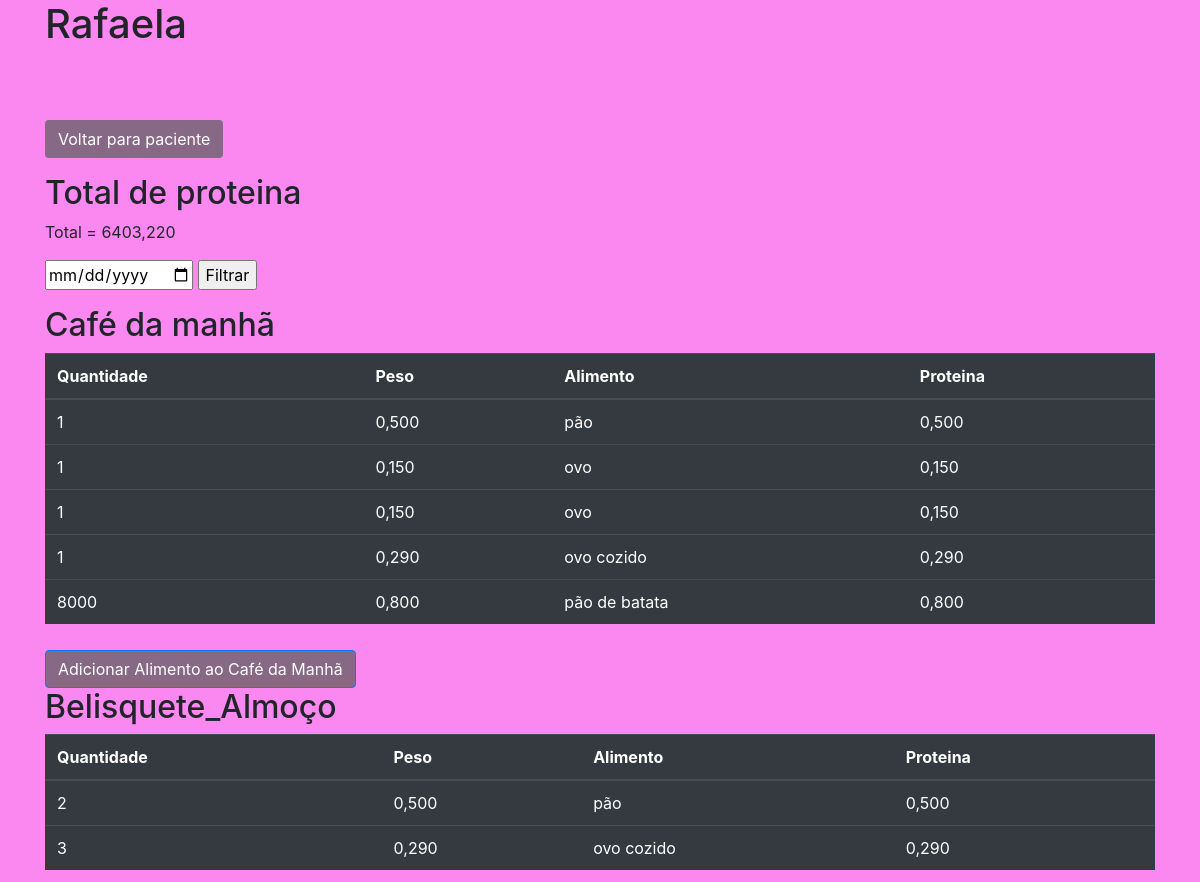
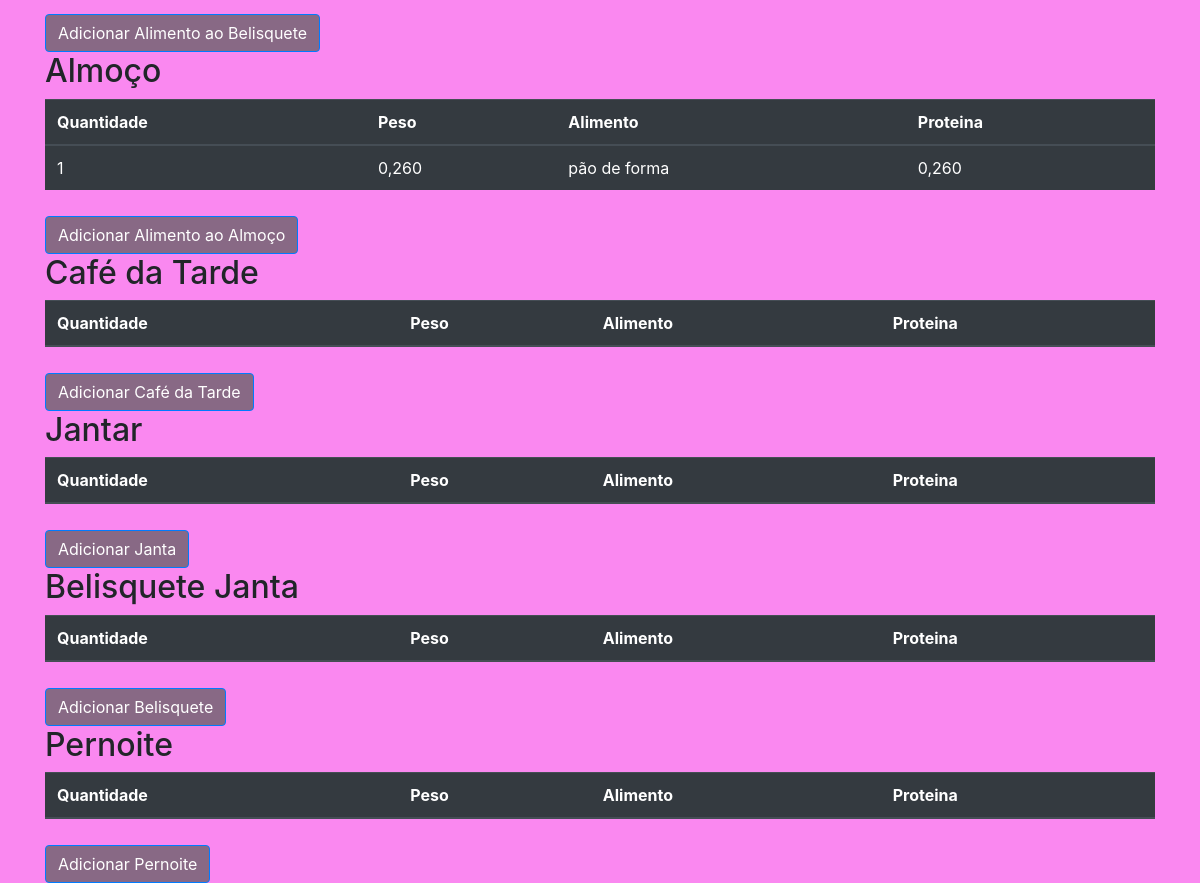
The app's page /plano/3, older data (2 pictures, top to bottom).
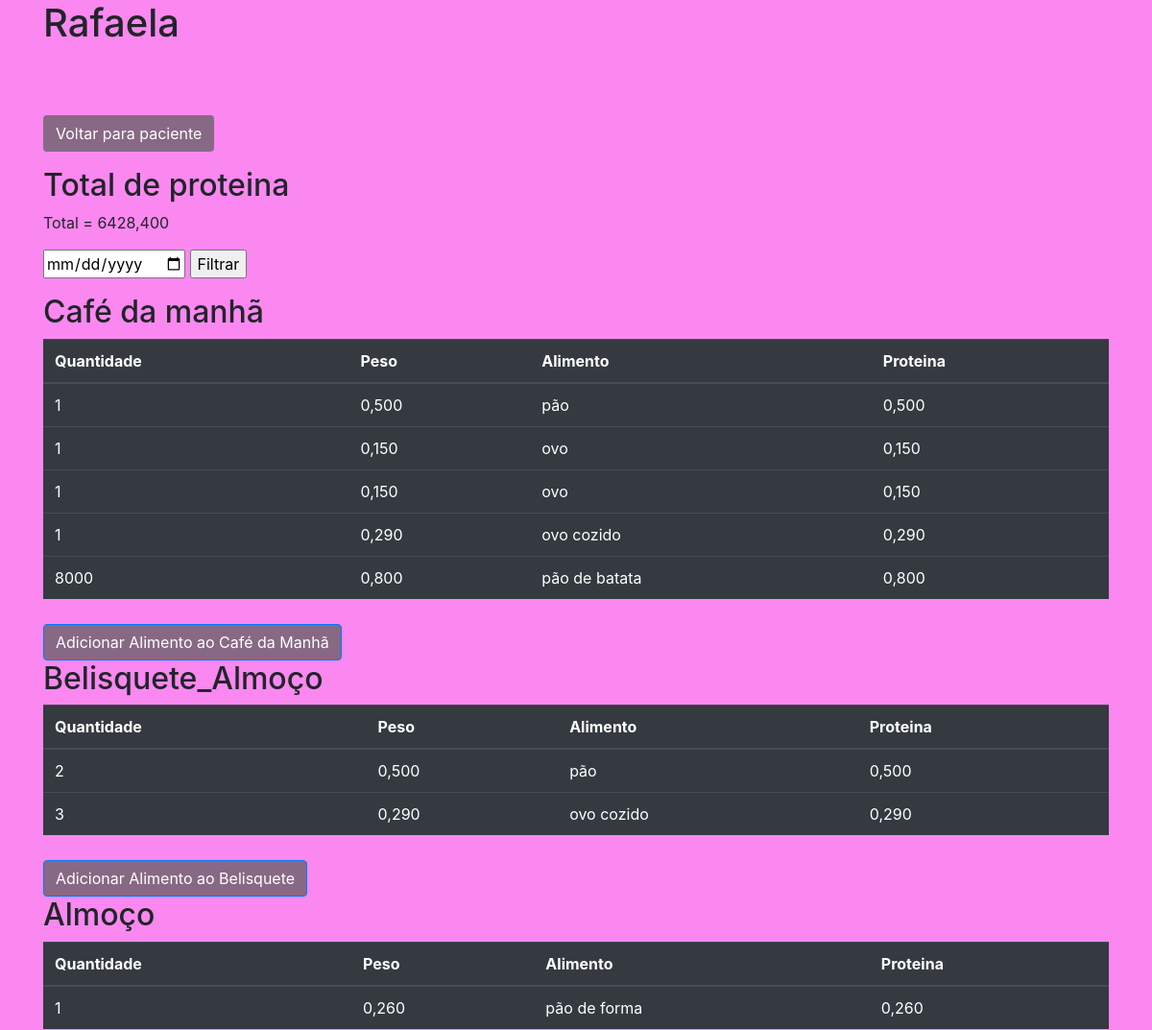
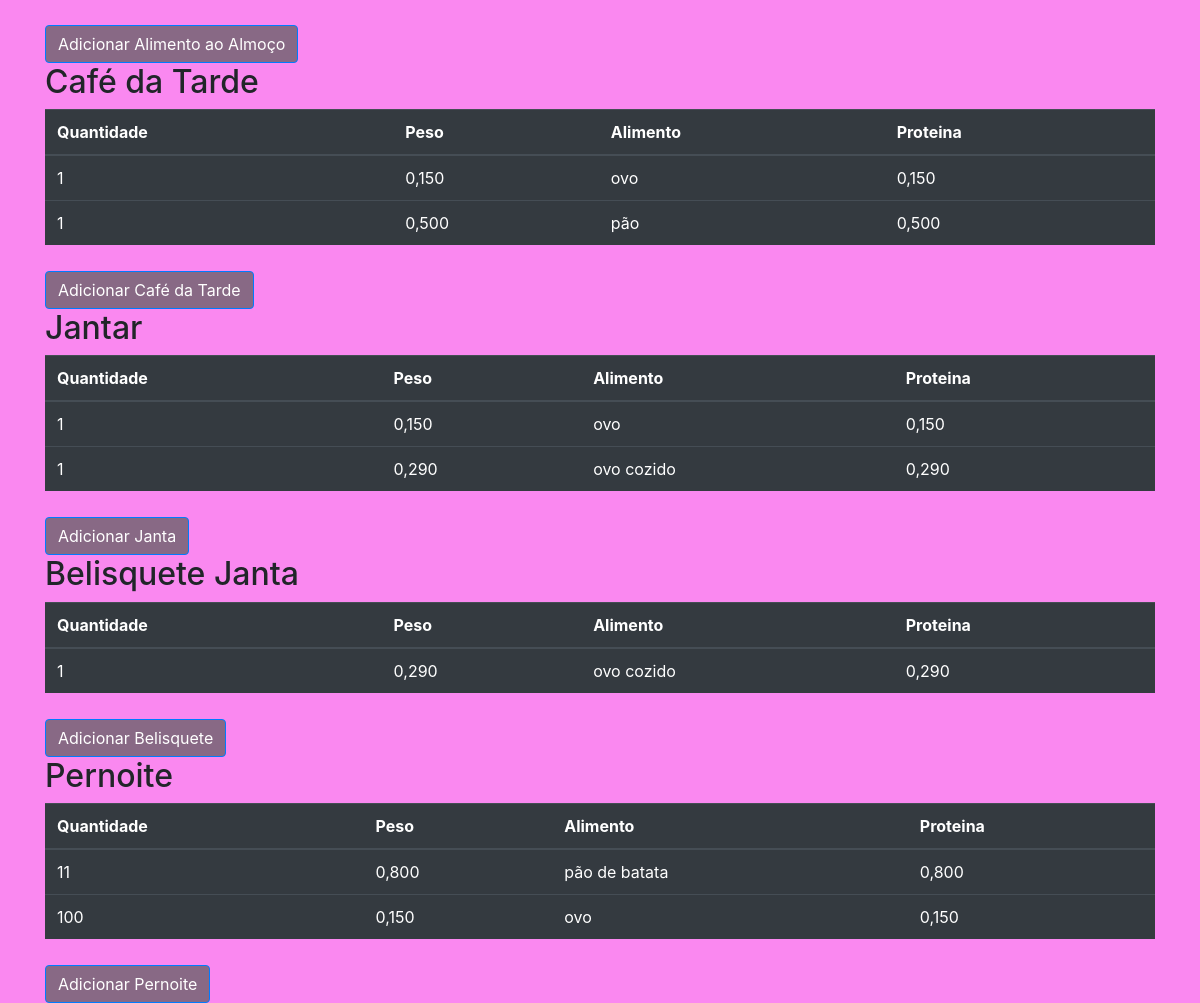
The same page, newer data (2 pictures, top to bottom).
### dietas_app/models.py (models this page shows, shortened)
class Base(models.Model):
    criado = models.DateField('Criação', auto_now_add=True)
    modificado = models.DateField('Atualização', auto_now=True)
    ativo = models.BooleanField('Ativo?', default=True )
    class Meta:
        abstract = True

class Paciente(Base):
    nome = models.CharField('nome', max_length=100)
    telefone = models.CharField('Telefone', max_length=20)
    email = models.EmailField('E-mail')

class Dietas(Base):
    refeicoes = models.ForeignKey(Refeicao, on_delete=models.CASCADE)
    paciente = models.ForeignKey(Paciente, on_delete=models.CASCADE)
    quantidade = models.IntegerField('Quantidade')
    alimento = models.ForeignKey(Alimento, on_delete=models.CASCADE)

class Alimento(Base):
    nome = models.CharField('Nome', max_length=100)
    peso = models.DecimalField('Peso', max_digits=15,decimal_places=3)
    proteina = models.DecimalField('Proteina', max_digits=15, decimal_places=3)
    def __str__(self) -> str:
        return self.nome

### dietas_app/views.py (the view)
# urls.py: path('plano/<int:pk>', plano, name='plano'),
def plano(request, pk):
    paciente_form = Paciente.objects.get(id=pk)
    paciente = Paciente.objects.get(id=pk)
    data_especifica = None
    data_especifica_frm = None
    if request.method == 'POST':
        try:
            data_especifica = request.POST.get('data_especifica')
            data_especifica_frm = parse_date(data_especifica)
        except:
            pass
        form = DietasForm(request.POST)
        if form.is_valid():
            form.save()
            return redirect('plano', pk=pk)
    else:
        form = DietasForm(initial={'paciente': paciente})
    objPacienteService = PacienteService()
    retDietaPaciente = objPacienteService.get_dietas_by_paciente_and_data(paciente, data_especifica_frm)
    retSomaProteinas = objPacienteService.get_soma_proteinas(retDietaPaciente)
    context = {
        'paciente_form': paciente_form,
        'form': form,
        'paciente': paciente,
        'data_filtro' : data_especifica
    }
    context.update(retDietaPaciente)
    context.update(retSomaProteinas)
    return render(request, 'plano.html', context)

### dietas_app/forms.py
class DietasForm(forms.ModelForm):
    class Meta:
        model = Dietas
        fields = ['refeicoes','paciente', 'quantidade', 'alimento']

### dietas_app/templates/plano.html (shortened to what this page needs)
{% load static %}
<html lang="pt-br">
<head>
    <link rel="stylesheet" href="https://maxcdn.bootstrapcdn.com/bootstrap/4.5.2/css/bootstrap.min.css">
    <link rel="stylesheet" href="{% static 'css/style.css' %}">
</head>
<body>
    <div class="container">
        <h1>{{ paciente_form.nome}}</h1><br><br>
        <a class="btn my-3"  href="{% url 'paciente' paciente_form.id %}">Voltar para paciente</a>
        <h2>Total de proteina</h2>
        <p>Total = {{ total_proteina }}</p>
        <form method="post">
            <input type="date" name="data_especifica" value="{{ data_filtro }}">
            <input type="submit" value="Filtrar">
        </form>
        <h2>Café da manhã</h2>
        <table class="table table-dark">
            <thead>
                <tr>
                    <th scope="col">Quantidade</th>
                    <th scope="col">Peso</th>
                    <th scope="col">Alimento</th>
                    <th scope="col">Proteina</th>
                </tr>
            </thead>
            <tbody>
                {% for cafe in cafe_manha %}
                    <tr>
                        <td scope="row">{{ cafe.quantidade }}</td>
                        <td scope="row">{{ cafe.alimento.peso }}</td>
                        <td scope="row">{{ cafe.alimento }}</td>
                        <td scope="row">{{ cafe.alimento.proteina }}</td>
                    </tr>
                {% endfor %}
            </tbody>
        </table>
        <button type="button" class="btn btn-primary" data-toggle="modal" data-target="#modalCafeManha" data-paciente-id="{{ paciente_form.id }}">
            Adicionar Alimento ao Café da Manhã
        </button>
        <h2>Belisquete_Almoço</h2>
        <table class="table table-dark">
            <thead>
                <tr>
                    <th scope="col">Quantidade</th>
                    <th scope="col">Peso</th>
                    <th scope="col">Alimento</th>
                    <th scope="col">Proteina</th>
                </tr>
            </thead>
            <tbody>
                {% for belisquete in belisquete_almoco %}
                    <tr>
                        <td scope="row">{{ belisquete.quantidade }}</td>
                        <td scope="row">{{ belisquete.alimento.peso }}</td>
                        <td scope="row">{{ belisquete.alimento }}</td>
                        <td scope="row">{{ belisquete.alimento.proteina }}</td>
                    </tr>
                {% endfor %}
            </tbody>
        </table>
        <button type="button" class="btn btn-primary" data-toggle="modal" data-target="#modalBelisqueteAlmoco" data-paciente-id="{{ paciente_form.id }}">
            Adicionar Alimento ao Belisquete
        </button>
        <h2>Almoço</h2>
        <table class="table table-dark">
            <thead>
                <tr>
                    <th scope="col">Quantidade</th>
                    <th scope="col">Peso</th>
                    <th scope="col">Alimento</th>
                    <th scope="col">Proteina</th>
                </tr>
            </thead>
            <tbody>
                {% for almo in almoco %}
                    <tr>
                        <td scope="row">{{ almo.quantidade }}</td>
                        <td scope="row">{{ almo.alimento.peso }}</td>
                        <td scope="row">{{ almo.alimento }}</td>
                        <td scope="row">{{ almo.alimento.proteina }}</td>
                    </tr>
                {% endfor %}
            </tbody>
        </table>
        <button type="button" class="btn btn-primary" data-toggle="modal" data-target="#modalAlmoco" data-paciente-id="{{ paciente_form.id }}">
            Adicionar Alimento ao Almoço
        </button>
         <h2>Café da Tarde</h2>
         <table class="table table-dark">
             <thead>
                 <tr>
                     <th scope="col">Quantidade</th>
                     <th scope="col">Peso</th>
                     <th scope="col">Alimento</th>
                     <th scope="col">Proteina</th>
                 </tr>
             </thead>
             <tbody>
                 {% for tarde in cafe_tarde %}
                     <tr>
                         <td scope="row">{{ tarde.quantidade }}</td>
                         <td scope="row">{{ tarde.alimento.peso }}</td>
                         <td scope="row">{{ tarde.alimento }}</td>
                         <td scope="row">{{ tarde.alimento.proteina }}</td>
                     </tr>
                 {% endfor %}
             </tbody>
         </table>
         <button type="button" class="btn btn-primary" data-toggle="modal" data-target="#modalCafedaTarde" data-paciente-id="{{ paciente_form.id }}">
             Adicionar Café da Tarde
         </button>
         <h2>Jantar</h2>
         <table class="table table-dark">
             <thead>
                 <tr>
                     <th scope="col">Quantidade</th>
                     <th scope="col">Peso</th>
                     <th scope="col">Alimento</th>
                     <th scope="col">Proteina</th>
                 </tr>
             </thead>
             <tbody>
                 {% for janta in jantar %}
                     <tr>
                         <td scope="row">{{ janta.quantidade }}</td>
                         <td scope="row">{{ janta.alimento.peso }}</td>
                         <td scope="row">{{ janta.alimento }}</td>
                         <td scope="row">{{ janta.alimento.proteina }}</td>
                     </tr>
                 {% endfor %}
             </tbody>
         </table>
         <button type="button" class="btn btn-primary" data-toggle="modal" data-target="#modalJantar" data-paciente-id="{{ paciente_form.id }}">
             Adicionar Janta
         </button>
         <h2>Belisquete Janta</h2>
         <table class="table table-dark">
             <thead>
                 <tr>
                     <th scope="col">Quantidade</th>
                     <th scope="col">Peso</th>
                     <th scope="col">Alimento</th>
                     <th scope="col">Proteina</th>
                 </tr>
             </thead>
             <tbody>
                 {% for belisquete in belisquete_jantar %}
                     <tr>
                         <td scope="row">{{ belisquete.quantidade }}</td>
                         <td scope="row">{{ belisquete.alimento.peso }}</td>
                         <td scope="row">{{ belisquete.alimento }}</td>
                         <td scope="row">{{ belisquete.alimento.proteina }}</td>
                     </tr>
                 {% endfor %}
             </tbody>
         </table>
         <button type="button" class="btn btn-primary" data-toggle="modal" data-target="#modalBelisqueteJanta" data-paciente-id="{{ paciente_form.id }}">
             Adicionar Belisquete
         </button>
         <h2>Pernoite</h2>
         <table class="table table-dark">
             <thead>
                 <tr>
                     <th scope="col">Quantidade</th>
                     <th scope="col">Peso</th>
                     <th scope="col">Alimento</th>
                     <th scope="col">Proteina</th>
                 </tr>
             </thead>
             <tbody>
                 {% for pernoit in pernoite %}
                     <tr>
                         <td scope="row">{{ pernoit.quantidade }}</td>
                         <td scope="row">{{ pernoit.alimento.peso }}</td>
                         <td scope="row">{{ pernoit.alimento }}</td>
                         <td scope="row">{{ pernoit.alimento.proteina }}</td>
                     </tr>
                 {% endfor %}
             </tbody>
         </table>
         <button type="button" class="btn btn-primary" data-toggle="modal" data-target="#modalPernoite" data-paciente-id="{{ paciente_form.id }}">
             Adicionar Pernoite
         </button>
    </div>
</body>
</html>

### dietas_app/static/css/style.css (style rules this page uses)
body { background-color:rgb(250, 136, 240); }
.btn { margin-top: 10px; background-color: rgb(136, 105, 133); color: white; }

Row changes from the older to the newer data that the page shows:
added Dietas: quantidade "1", alimento.peso "0,150", alimento "ovo", alimento.proteina "0,150", shown under "Café da Tarde"
added Dietas: quantidade "1", alimento.peso "0,500", alimento "pão", alimento.proteina "0,500", shown under "Café da Tarde"
added Dietas: quantidade "1", alimento.peso "0,150", alimento "ovo", alimento.proteina "0,150", shown under "Jantar"
added Dietas: quantidade "1", alimento.peso "0,290", alimento "ovo cozido", alimento.proteina "0,290"
added Dietas: quantidade "11", alimento.peso "0,800", alimento "pão de batata", alimento.proteina "0,800", shown under "Pernoite"
added Dietas: quantidade "100", alimento.peso "0,150", alimento "ovo", alimento.proteina "0,150", shown under "Pernoite"
Text that changed along with them:
{{ total_proteina }}: "6403,220" → "6428,400"
